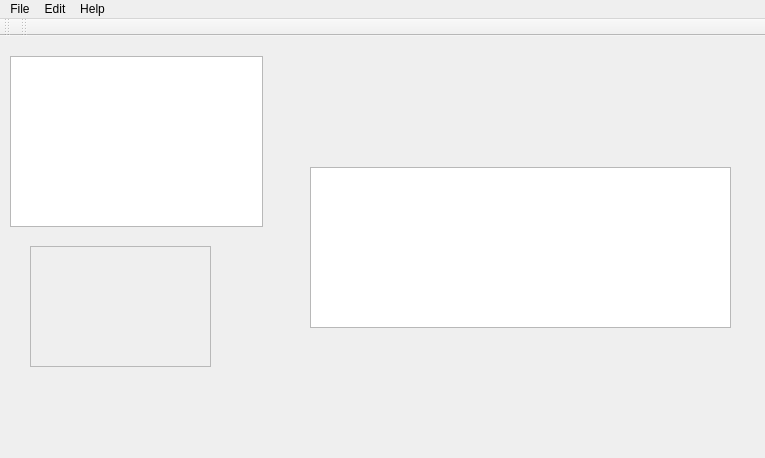
<?xml version="1.0" encoding="UTF-8"?>
<ui version="4.0">
 <class>MainWindow</class>
 <widget class="QMainWindow" name="MainWindow">
  <property name="geometry">
   <rect>
    <x>0</x>
    <y>0</y>
    <width>765</width>
    <height>458</height>
   </rect>
  </property>
  <property name="windowTitle">
   <string>MainWindow</string>
  </property>
  <widget class="QWidget" name="centralWidget">
   <widget class="QWidget" name="widget" native="true">
    <property name="geometry">
     <rect>
      <x>300</x>
      <y>50</y>
      <width>441</width>
      <height>251</height>
     </rect>
    </property>
    <widget class="QTextEdit" name="textEdit">
     <property name="geometry">
      <rect>
       <x>10</x>
       <y>81</y>
       <width>421</width>
       <height>161</height>
      </rect>
     </property>
    </widget>
   </widget>
   <widget class="QListView" name="listView">
    <property name="geometry">
     <rect>
      <x>10</x>
      <y>20</y>
      <width>253</width>
      <height>171</height>
     </rect>
    </property>
   </widget>
   <widget class="QFrame" name="frame">
    <property name="geometry">
     <rect>
      <x>30</x>
      <y>210</y>
      <width>181</width>
      <height>121</height>
     </rect>
    </property>
    <property name="frameShape">
     <enum>QFrame::StyledPanel</enum>
    </property>
    <property name="frameShadow">
     <enum>QFrame::Raised</enum>
    </property>
   </widget>
  </widget>
  <widget class="QMenuBar" name="menuBar">
   <property name="geometry">
    <rect>
     <x>0</x>
     <y>0</y>
     <width>765</width>
     <height>25</height>
    </rect>
   </property>
   <widget class="QMenu" name="menuFIle">
    <property name="title">
     <string>File</string>
    </property>
    <addaction name="actionNew"/>
    <addaction name="actionOpen"/>
    <addaction name="actionSave_as"/>
    <addaction name="separator"/>
    <addaction name="actionExit"/>
   </widget>
   <widget class="QMenu" name="menuHelp">
    <property name="title">
     <string>Help</string>
    </property>
    <addaction name="actionAbout"/>
   </widget>
   <widget class="QMenu" name="menuEdit">
    <property name="title">
     <string>Edit</string>
    </property>
    <addaction name="actionFind"/>
   </widget>
   <addaction name="menuFIle"/>
   <addaction name="menuEdit"/>
   <addaction name="menuHelp"/>
  </widget>
  <widget class="QToolBar" name="toolBar">
   <property name="windowTitle">
    <string>toolBar</string>
   </property>
   <attribute name="toolBarArea">
    <enum>TopToolBarArea</enum>
   </attribute>
   <attribute name="toolBarBreak">
    <bool>false</bool>
   </attribute>
  </widget>
  <widget class="QToolBar" name="toolBar_2">
   <property name="windowTitle">
    <string>toolBar_2</string>
   </property>
   <attribute name="toolBarArea">
    <enum>TopToolBarArea</enum>
   </attribute>
   <attribute name="toolBarBreak">
    <bool>false</bool>
   </attribute>
  </widget>
  <action name="actionNew">
   <property name="text">
    <string>New</string>
   </property>
  </action>
  <action name="actionExit">
   <property name="text">
    <string>Exit</string>
   </property>
  </action>
  <action name="actionSave_as">
   <property name="text">
    <string>Save as...</string>
   </property>
  </action>
  <action name="actionOpen">
   <property name="text">
    <string>Open...</string>
   </property>
  </action>
  <action name="actionAbout">
   <property name="text">
    <string>About</string>
   </property>
  </action>
  <action name="actionFind">
   <property name="text">
    <string>Find...</string>
   </property>
   <property name="shortcut">
    <string>Ctrl+F</string>
   </property>
  </action>
 </widget>
 <layoutdefault spacing="6" margin="11"/>
 <resources/>
 <connections/>
</ui>
